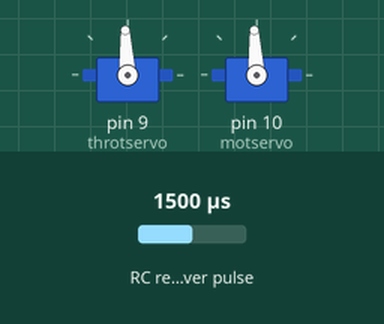
Bench run of a sketch on a simulated Arduino Uno, built with avr-gcc and run on an emulated ATmega328P. Parts: 2 × servo. Wiring (inferred from the names in the program): RC receiver channel: data pin 3. The test bench sets the inputs (shaded band); at power-on: RC receiver pulse 1500 µs.

Above: at 1.2 s.
1.3 s: RC receiver pulse (sensor on pin 3) set to 1555 µs
At 1.5 s:
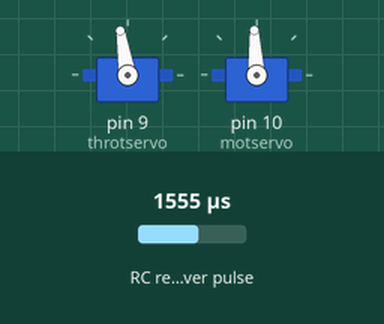
4.3 s: RC receiver pulse (sensor on pin 3) set to 1567 µs
7.3 s: RC receiver pulse (sensor on pin 3) set to 1020 µs
At 8.4 s:
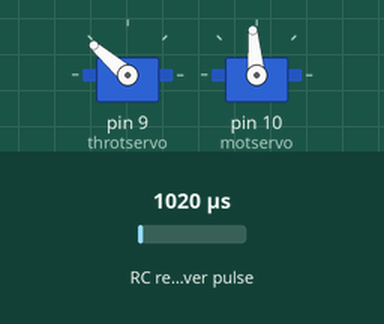
8.8 s: RC receiver pulse (sensor on pin 3) set to 1980 µs
At 9.39 s:
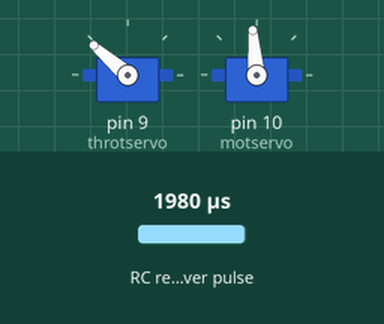
11.8 s: RC receiver pulse (sensor on pin 3) set to 1970 µs
At 13.0 s:
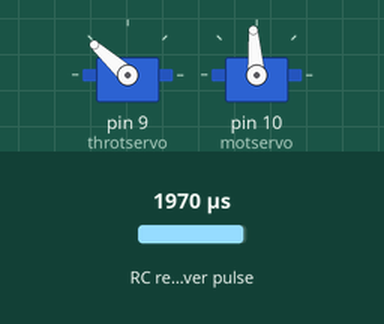
13.3 s: RC receiver pulse (sensor on pin 3) set to 1787 µs
At 14.1 s:
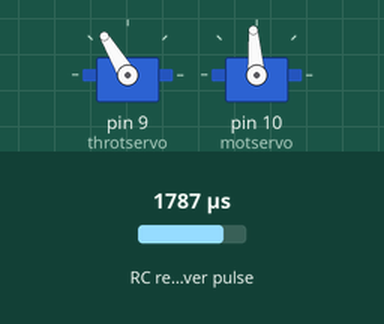
16.3 s: RC receiver pulse (sensor on pin 3) set to 1779 µs
Timing chart, 0 to 20.3 s (numbered marks = the images above; inputs shaded):
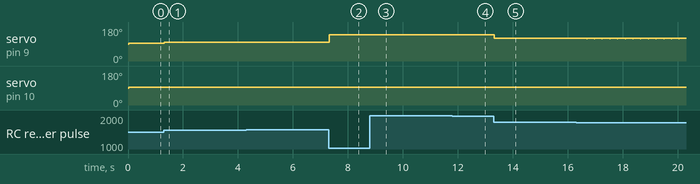

Measured:
- the behaviour switches between 1979 and 1978 µs on RC receiver pulse (sensor on pin 3) (found by bisection; images 3 and 4)
- after the input at 1.3 s, servo on pin 9 (throtservo): 93° → 98° at once, then moves between 98° and 99°, repeating every 0.36 s
- after the input at 7.3 s, servo on pin 10 (motservo): 93° → 95° at once
- after the input at 8.8 s, servo on pin 9 (throtservo): alternates 140° for 0.08 s and 139° for 0.02 s, starting at once
- after the input at 11.8 s, servo on pin 9 (throtservo): goes on until 11.8 s, then stays 138°; servo on pin 10 (motservo): 95° → 94° at once
- after the input at 13.3 s, servo on pin 9 (throtservo): goes 120° 0.02 s, 121° 0.12 s, 10 × (120° 0.02 s, 121° 0.26 s), 120° 0.02 s, then 121°, starting at once

The sketch:

RCEngineController.ino
```cpp
// Thius code is based on code in Blog posts illustrating reading an RC Receiver with
// micro controller interrupts.
//
//
// http://rcarduino.blogspot.com/
//
// See also http://rcarduino.blogspot.co.uk/2012/04/how-to-read-multiple-rc-channels-draft.html

#define THROTTLE_SIGNAL_IN 1 // INTERRUPT 1 = DIGITAL PIN 3 - use the interrupt number in attachInterrupt
#define THROTTLE_SIGNAL_IN_PIN 3 // INTERRUPT 1 = DIGITAL PIN 3 - use the PIN number in digitalRead

#define NEUTRAL_THROTTLE 1500 // this is the duration in microseconds of neutral throttle on an electric RC Car

#include <Servo.h>

Servo throtservo; //this servo can control throttle butterflies
Servo motservo;   //this servo controls the belt drive of the engine.
volatile int nThrottleIn = NEUTRAL_THROTTLE; // volatile, we set this in the Interrupt and read it in loop so it must be declared volatile
volatile int nThrottleOut = NEUTRAL_THROTTLE;
volatile int nMotorOut = NEUTRAL_THROTTLE;
volatile unsigned long ulStartPeriod = 0; // set in the interrupt
volatile boolean bNewThrottleSignal = false; // set in the interrupt and read in the loop
// we could use nThrottleIn = 0 in loop instead of a separate variable, but using bNewThrottleSignal to indicate we have a new signal
// is clearer for this first example

void setup()
{
  // tell the Arduino we want the function calcInput to be called whenever INT1 (digital pin 3) changes from HIGH to LOW or LOW to HIGH
  // catching these changes will allow us to calculate how long the input pulse is
  attachInterrupt(THROTTLE_SIGNAL_IN,calcInput,CHANGE);
  throtservo.attach(9);
  motservo.attach(10);
  //Serial.begin(9600); //this code can be used print the throttle input to the serial console, since this sketch is being written with the Adafruit Pro Trinket as it's target, this is not functional.
}

void loop()
{
 // if a new throttle signal has been measured, lets print the value to serial, if not our code could carry on with some other processing
 if(bNewThrottleSignal)
 {

   //Serial.println(nThrottleIn);//this code can be used print the throttle input to the serial console, since this sketch is being written with the Adafruit Pro Trinket as it's target, this is not functional.
   nThrottleOut = abs(nThrottleIn - 1500) + 1500;
   throtservo.writeMicroseconds(nThrottleOut);
   nMotorOut = abs(nThrottleIn - 1500)/25 + 1500;
   motservo.writeMicroseconds(nMotorOut);
   // set this back to false when we have finished
   // with nThrottleIn, while true, calcInput will not update
   // nThrottleIn
   bNewThrottleSignal = false;
 }

 // other processing ...
}

void calcInput()
{
  // if the pin is high, its the start of an interrupt
  if(digitalRead(THROTTLE_SIGNAL_IN_PIN) == HIGH)
  {
    // get the time using micros - when our code gets really busy this will become inaccurate, but for the current application its
    // easy to understand and works very well
    ulStartPeriod = micros();
  }
  else
  {
    // if the pin is low, its the falling edge of the pulse so now we can calculate the pulse duration by subtracting the
    // start time ulStartPeriod from the current time returned by micros()
    if(ulStartPeriod && (bNewThrottleSignal == false))
    {
      nThrottleIn = (int)(micros() - ulStartPeriod);
      ulStartPeriod = 0;

      // tell loop we have a new signal on the throttle channel
      // we will not update nThrottleIn until loop sets
      // bNewThrottleSignal back to false
      bNewThrottleSignal = true;
    }
  }
}
```
